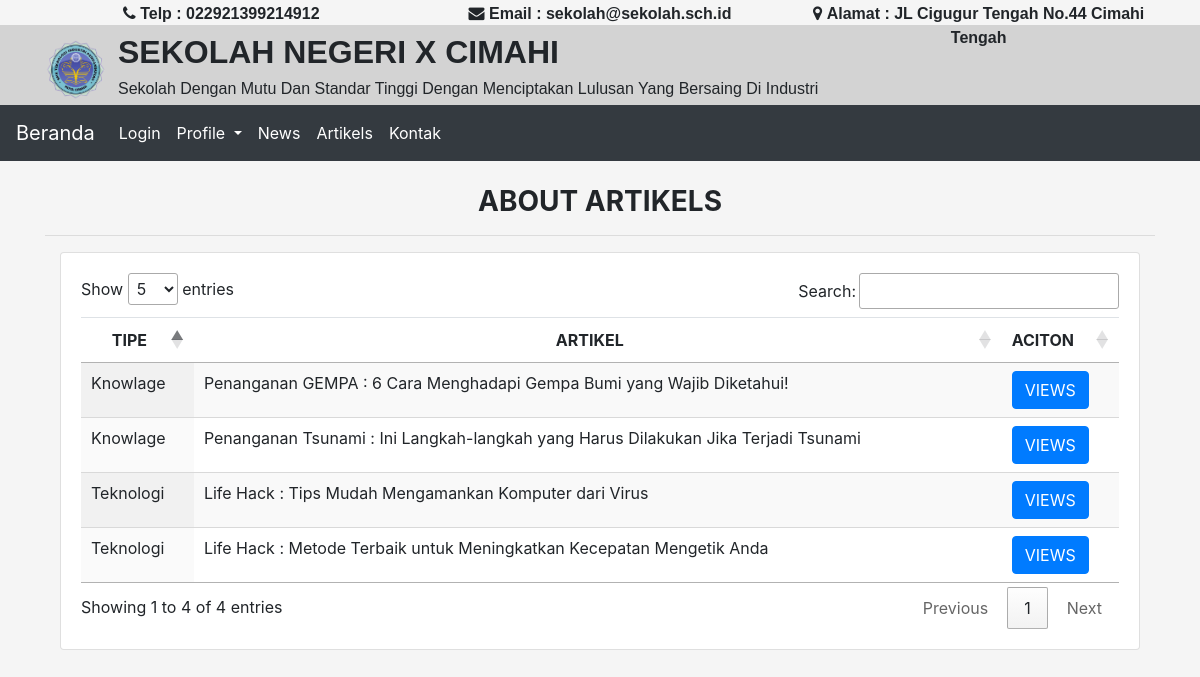
The page /list-artikel/ on the database its author committed.
### coreApp/models.py (models this page shows, shortened)
class Artikel(models.Model):
    tipe = models.CharField(max_length=200, null=True)
    judul_artikel = models.CharField(max_length=200, null=True)
    short_line = models.CharField(max_length=200, null=True)
    isi_artikel = models.CharField(max_length=2000, null=True)
    author = models.CharField(max_length=200, null=True)

### coreApp/views.py (the view)
# urls.py: path('list-artikel/', views.listArtikel, name='list-artikel'),
def listArtikel(request):
    artikel = Artikel.objects.all()
    context = {'artikel':artikel}
    return render(request, 'coreApp/listArtikel.html', context)

### coreApp/templates/coreApp/listArtikel.html (shortened to what this page needs)
{% include 'coreApp/main.html' %}
{% load static %}
{% block content%}
<div class="container">
    <div class="row">
        <div class="col">
            <h3 style="text-align: center;"><strong>ABOUT ARTIKELS</strong></h3>
            <hr>
            <div class="col-md-12">
                <div class="card">
                    <div class="card-body">
                        <table class="table table-sm display" id="example">
                            <thead>
                                <tr>
                                    <th style="text-align: center;">TIPE</th>
                                    <th style="text-align: center;">ARTIKEL</th>
                                    <th>ACITON</th>
                                </tr>
                            </thead>
                            <tbody>
                                {% for artikel in artikel %}
                                <tr style="border-bottom: 1px solid;">
                                    <td>{{artikel.tipe}}</td>
                                    <td>{{artikel.judul_artikel}} : {{artikel.short_line}}</td>
                                    <td><a class="btn btn-primary" href="{% url 'profil-artikel' artikel.id %}">VIEWS</a></td>
                                </tr>
                                {% endfor %}
                            </tbody>
                        </table>
                    </div>
                </div>
            </div>
        </div>
    </div>
</div>
{% endblock content%}

### static/css/main.css (style rules this page uses)
body { background-color:whitesmoke; }

### rows shown on the page
Artikel: tipe "Teknologi", judul_artikel "Life Hack", short_line "Tips Mudah Mengamankan Komputer dari Virus"
Artikel: tipe "Teknologi", judul_artikel "Life Hack", short_line "Metode Terbaik untuk Meningkatkan Kecepatan Mengetik Anda"
Artikel: tipe "Knowlage", judul_artikel "Penanganan GEMPA", short_line "6 Cara Menghadapi Gempa Bumi yang Wajib Diketahui!"
Artikel: tipe "Knowlage", judul_artikel "Penanganan Tsunami", short_line "Ini Langkah-langkah yang Harus Dilakukan Jika Terjadi Tsunami"
